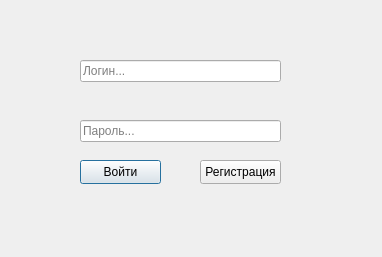
<?xml version="1.0" encoding="UTF-8"?>
<ui version="4.0">
 <class>DialogAuth</class>
 <widget class="QDialog" name="DialogAuth">
  <property name="windowModality">
   <enum>Qt::ApplicationModal</enum>
  </property>
  <property name="geometry">
   <rect>
    <x>0</x>
    <y>0</y>
    <width>382</width>
    <height>257</height>
   </rect>
  </property>
  <property name="windowTitle">
   <string>Авторизация</string>
  </property>
  <property name="modal">
   <bool>true</bool>
  </property>
  <widget class="QPushButton" name="pushButtonLogIn">
   <property name="geometry">
    <rect>
     <x>80</x>
     <y>160</y>
     <width>81</width>
     <height>24</height>
    </rect>
   </property>
   <property name="text">
    <string>Войти</string>
   </property>
  </widget>
  <widget class="QPushButton" name="pushButtonRegister">
   <property name="geometry">
    <rect>
     <x>200</x>
     <y>160</y>
     <width>81</width>
     <height>24</height>
    </rect>
   </property>
   <property name="text">
    <string>Регистрация</string>
   </property>
  </widget>
  <widget class="QLineEdit" name="lineEditPass">
   <property name="geometry">
    <rect>
     <x>80</x>
     <y>120</y>
     <width>201</width>
     <height>22</height>
    </rect>
   </property>
   <property name="placeholderText">
    <string>Пароль...</string>
   </property>
  </widget>
  <widget class="QLineEdit" name="lineEditLogin">
   <property name="geometry">
    <rect>
     <x>80</x>
     <y>60</y>
     <width>201</width>
     <height>22</height>
    </rect>
   </property>
   <property name="placeholderText">
    <string>Логин...</string>
   </property>
  </widget>
 </widget>
 <resources/>
 <connections/>
</ui>
